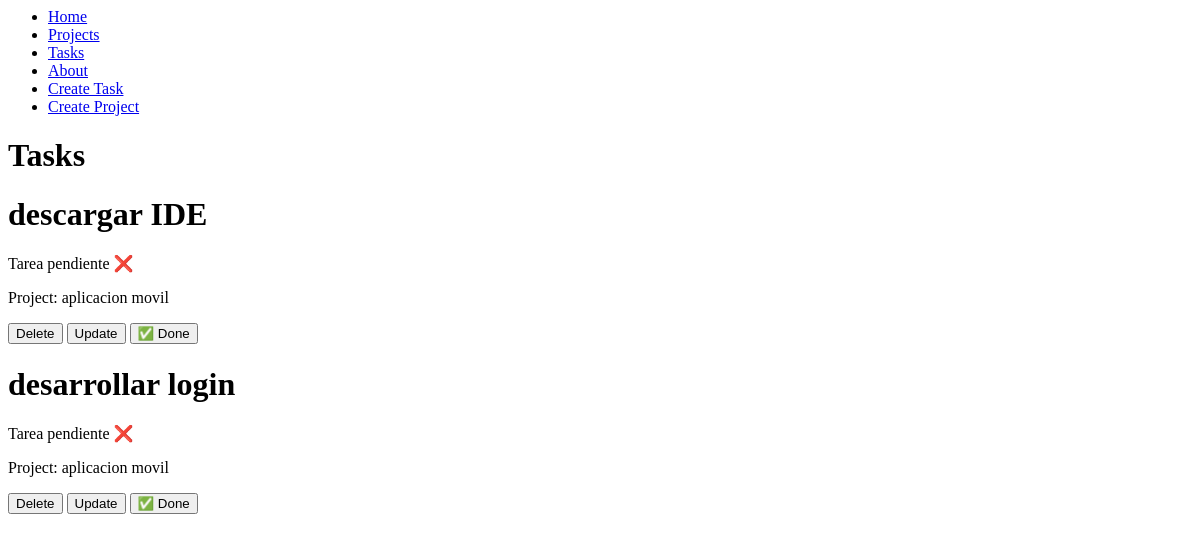
The page /tasks/ on the database as committed earlier.
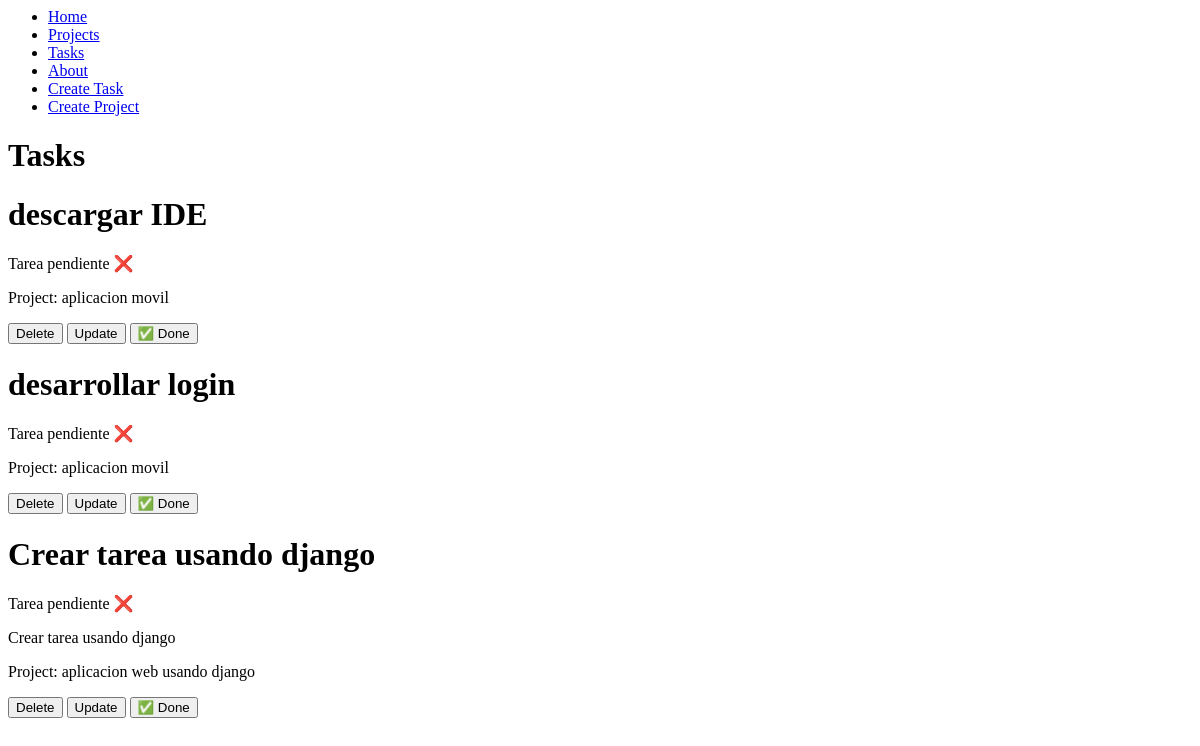
The same page on the database as committed later.
### myapp/models.py (models this page shows, shortened)
class Task(models.Model):
    title = models.CharField(max_length=200)
    description = models.TextField()
    project = models.ForeignKey(Project, on_delete=models.CASCADE)
    done = models.BooleanField(default=False)

class Project(models.Model):
    name = models.CharField(max_length=200)

### myapp/views.py (the view)
# urls.py: path('tasks/', views.tasks, name='tasks'),
def tasks(requests):
    tasks = Task.objects.all()
    return render(requests, 'tasks/tasks.html', {'tasks':tasks})

### myapp/templates/tasks/tasks.html
{% extends 'layouts/base.html' %}
{% block content %}
<h1>Tasks</h1>
{% for task in tasks %}
<div>
    <h1> {{task.title}}</h1>
    {% if task.done == False %}
    <p>Tarea pendiente ❌</p>
    {% else %}
    <p> Tarea realizada ✅</p>
    {% endif %}
    <p> {{task.description}}</p>
    <p> Project: {{task.project.name}}</p>
    <button>
        Delete
    </button>
    <button>
        Update
    </button>
    <button>
        ✅ Done
    </button>
</div>
{% endfor %}
{% endblock %}

Rows that differ between the two databases and show on the page:
added Task: title "Crear tarea usando django", done "Tarea pendiente ❌", description "Crear tarea usando django", project.name "aplicacion web usando django"
